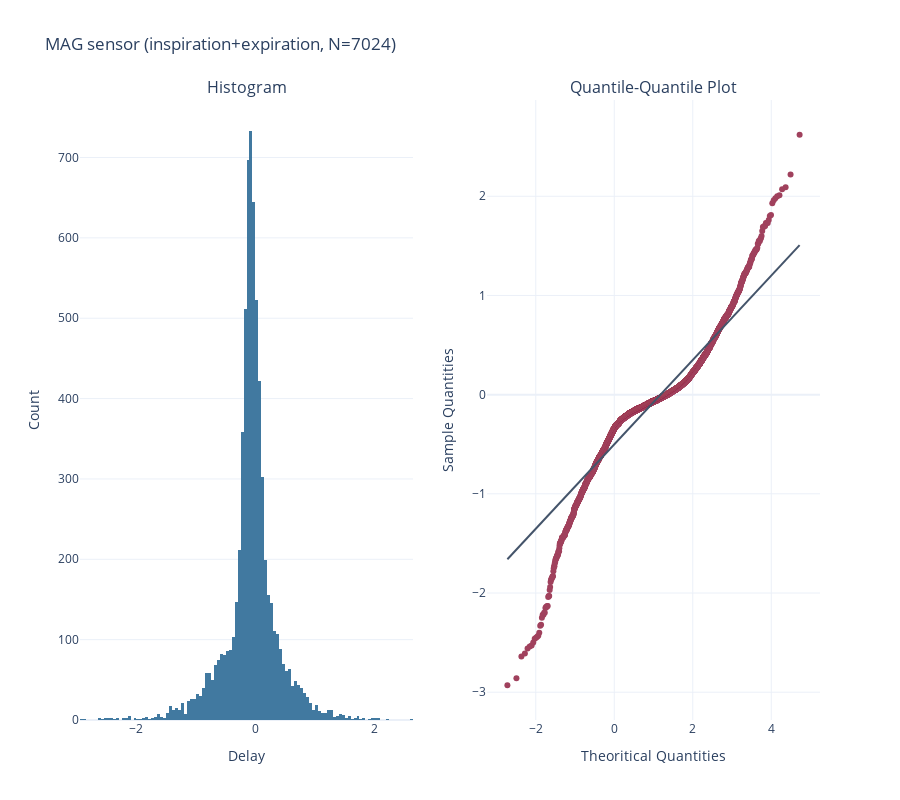
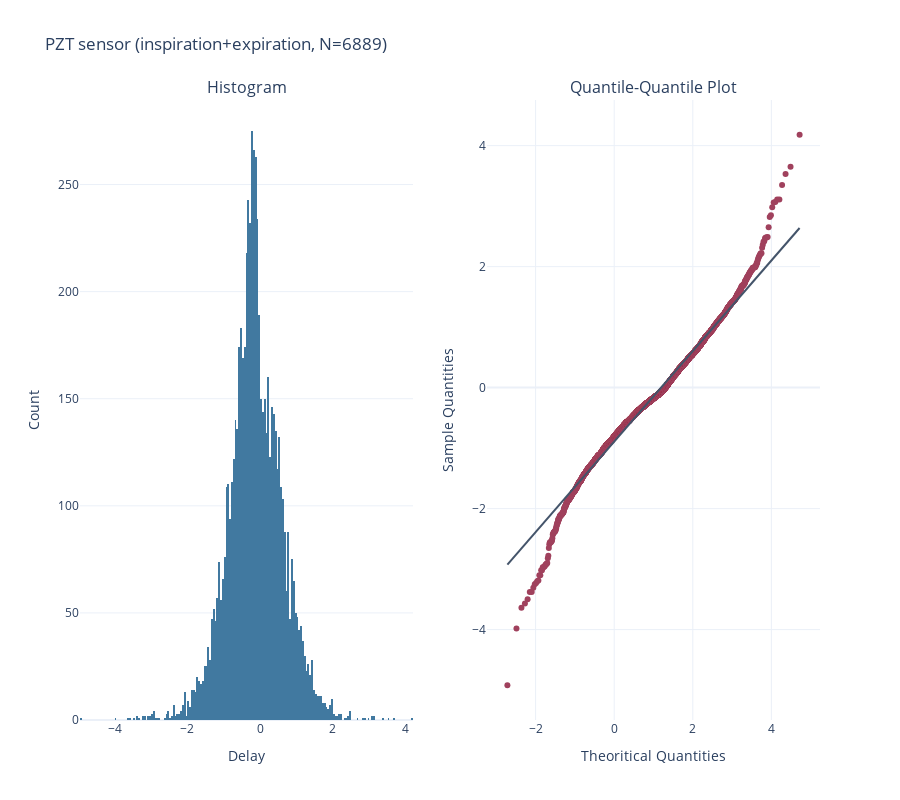

Notebook cell for these charts, in order:
### Code cell
normality_test(delays_i_all_mag + delays_e_all_mag, sensor="MAG", type="inspiration+expiration")
normality_test(delays_i_all_pzt + delays_e_all_pzt, sensor="PZT", type="inspiration+expiration")

### Figure 1 — Plotly figure (JSON) as saved in the notebook; plotly's stock layout.template omitted (floating-point values rounded to 4 significant figures; data arrays with more than 128 entries replaced by an {"elided": "..."} marker saying what was removed)
{"data": [{"marker": {"color": "#4179A0"}, "type": "histogram", "x": {"elided": "7024 float values"}, "xaxis": "x", "yaxis": "y"}, {"marker": {"color": "#A0415D"}, "mode": "markers", "type": "scatter", "x": {"elided": "7024 float values"}, "xaxis": "x2", "y": {"elided": "7024 float values"}, "yaxis": "y2"}, {"line": {"color": "#44546A"}, "mode": "lines", "type": "scatter", "x": [-2.722, 4.722], "xaxis": "x2", "y": [-1.66, 1.507], "yaxis": "y2"}], "layout": {"annotations": [{"font": {"size": 16}, "showarrow": false, "text": "Histogram", "x": 0.225, "xanchor": "center", "xref": "paper", "y": 1, "yanchor": "bottom", "yref": "paper"}, {"font": {"size": 16}, "showarrow": false, "text": "Quantile-Quantile Plot", "x": 0.775, "xanchor": "center", "xref": "paper", "y": 1, "yanchor": "bottom", "yref": "paper"}], "height": 800, "showlegend": false, "title": {"text": "MAG sensor (inspiration+expiration, N=7024)"}, "width": 900, "xaxis": {"anchor": "y", "domain": [0, 0.45], "title": {"text": "Delay"}, "zeroline": false}, "xaxis2": {"anchor": "y2", "domain": [0.55, 1], "title": {"text": "Theoritical Quantities"}, "zeroline": false}, "yaxis": {"anchor": "x", "domain": [0, 1], "title": {"text": "Count"}}, "yaxis2": {"anchor": "x2", "domain": [0, 1], "title": {"text": "Sample Quantities"}}}}

### Figure 2 — Plotly figure (JSON) as saved in the notebook; plotly's stock layout.template omitted (floating-point values rounded to 4 significant figures; data arrays with more than 128 entries replaced by an {"elided": "..."} marker saying what was removed)
{"data": [{"marker": {"color": "#4179A0"}, "type": "histogram", "x": {"elided": "6889 float values"}, "xaxis": "x", "yaxis": "y"}, {"marker": {"color": "#A0415D"}, "mode": "markers", "type": "scatter", "x": {"elided": "6889 float values"}, "xaxis": "x2", "y": {"elided": "6889 float values"}, "yaxis": "y2"}, {"line": {"color": "#44546A"}, "mode": "lines", "type": "scatter", "x": [-2.717, 4.717], "xaxis": "x2", "y": [-2.926, 2.639], "yaxis": "y2"}], "layout": {"annotations": [{"font": {"size": 16}, "showarrow": false, "text": "Histogram", "x": 0.225, "xanchor": "center", "xref": "paper", "y": 1, "yanchor": "bottom", "yref": "paper"}, {"font": {"size": 16}, "showarrow": false, "text": "Quantile-Quantile Plot", "x": 0.775, "xanchor": "center", "xref": "paper", "y": 1, "yanchor": "bottom", "yref": "paper"}], "height": 800, "showlegend": false, "title": {"text": "PZT sensor (inspiration+expiration, N=6889)"}, "width": 900, "xaxis": {"anchor": "y", "domain": [0, 0.45], "title": {"text": "Delay"}, "zeroline": false}, "xaxis2": {"anchor": "y2", "domain": [0.55, 1], "title": {"text": "Theoritical Quantities"}, "zeroline": false}, "yaxis": {"anchor": "x", "domain": [0, 1], "title": {"text": "Count"}}, "yaxis2": {"anchor": "x2", "domain": [0, 1], "title": {"text": "Sample Quantities"}}}}
